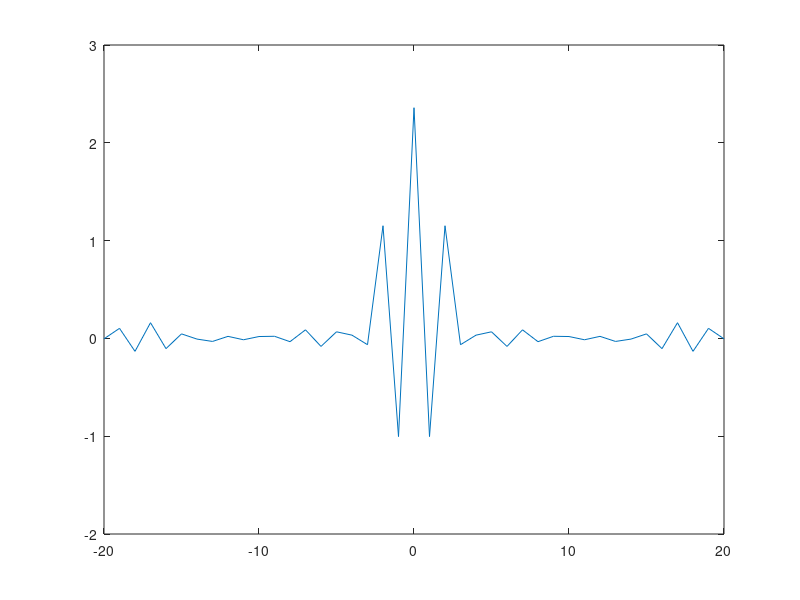
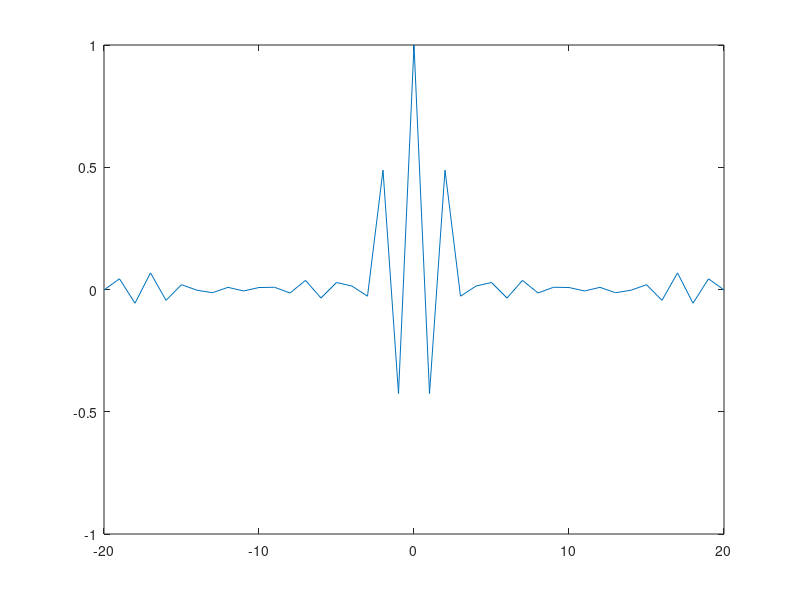
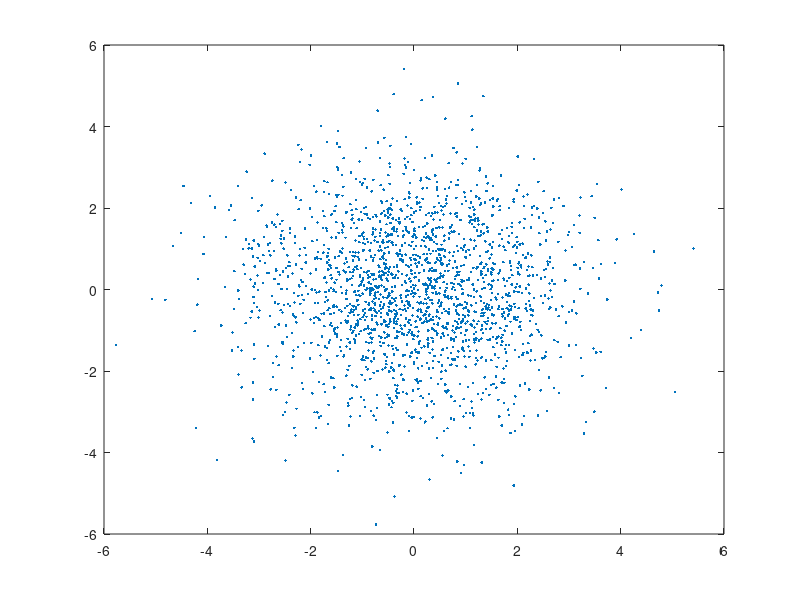

Source code (MATLAB) for these figures, in order:
close all
clear 

addpath("all_files") 
load data2

plot_xcov = 1

if plot_xcov
    [r, lags] = xcov(y, 20, 'biased');
    figure();
    plot(lags, r);

    [rho, lags] = xcov(y, 20, 'coeff');
    figure();
    plot(lags, rho);
end 

% Q4

k=3;
figure();
plot(y(1:end-k), y(k+1:end), '.');


% Q5